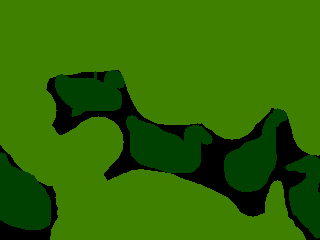
//> input picture dense/examples/anno1.ppm, 320 x 240 px
$ ./save_unaries anno1.ppm anno2.ppm anno2.ppm   (built with g++ and OpenCV 4)
//> lines starting //> are read from the running program, lines starting //| are printed output that depends on the picture
### dense/examples/util.h
// [26 lines of licence text are left out]

#pragma once


void writePGM( const char * filename, int W, int H, const char * data );
unsigned char * readPPM( const char * filename, int & W, int & H );
void writePPM( const char * filename, int W, int H, unsigned char * data );
void  get_color(int c, int& r, int& g, int& b);

### dense/examples/save_unaries.cpp
// [26 lines of licence text are left out]
#include "densecrf.h"
#include <cstdio>
#include <cmath>
#include "util.h"
#include <iostream>
#include <fstream>
#include "../../approximateES.hpp"
#include <vector>
#include <string>
#include <sstream>
#include <cstdlib>
#include <cstring>
//#include "probimage.h"
#include <opencv2/opencv.hpp>

#define NO_NORMALIZATION 0
#define MEAN_NORMALIZATION 1
#define PIXEL_NORMALIZATION 2
using namespace std;
using namespace cv;

#define SSTR( x ) dynamic_cast< std::ostringstream & >( \
                        ( std::ostringstream() << std::dec << x ) ).str()


// [83 lines left out: function FgProbGMM, not called in this run]


int main( int argc, char* argv[]){
    if (argc<4){
        printf("Usage: %s image mask name\n", argv[0] );
        return 1;
    }
    const int M = 2;
    int W, H, GW, GH;
    Mat imMat = imread(argv[1], CV_LOAD_IMAGE_COLOR);
//> imMat is the input picture: 240 rows x 320 cols, CV_8UC3; mean B, G, R 0, 103.3, 46.4
    //resize(imMat, imMat, Size(0,0), 0.25, 0.25);

    Mat annoMask = imread(argv[2], CV_LOAD_IMAGE_GRAYSCALE);
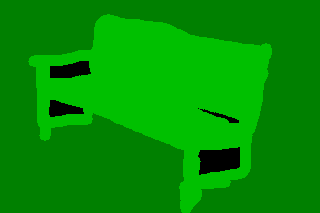
//> input picture dense/examples/anno2.ppm, 320 x 213 px
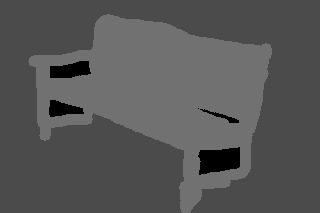
//> annoMask: 213 rows x 320 cols, CV_8UC1; min 0, max 113, mean 86.2
    string name(argv[3]);
//> name = "anno2.ppm"
    //resize(annoMask, annoMask, Size(0,0), 0.25, 0.25);

    W = imMat.cols;
//> W = 320
    H = imMat.rows;
//> H = 240
    GW = annoMask.cols;
//> GW = 320
    GH = annoMask.rows;
//> GH = 213

    if(GW != W || GH != H )
    {
        printf("Error reading files!\n");
//> (the run ends here: the program exits with an error code, at `return 1;`)
